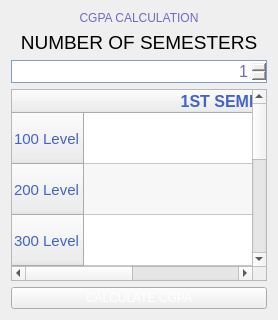
      <widget class="QWidget" name="cgpa_tab">
       <attribute name="title">
        <string>CGPA</string>
       </attribute>
       <layout class="QVBoxLayout" name="verticalLayout_3">
        <item>
         <layout class="QVBoxLayout" name="verticalLayout_2">
          <item>
           <widget class="QLabel" name="cgpacalculation">
            <property name="styleSheet">
             <string notr="true">QMainWindow{
background-color: rgb(255, 255, 255);
}
QMenuBar{
background-color: rgb(129, 157, 200);
color:white;
}

QPushButton{
background-color: rgb(129, 157, 200);
padding:15px;
border-radius:5px;
font-size:14px;
font-weight:bold;
font-family:&quot;Arial Rounded MTBold&quot;;
}
#calc_cgpabutton{
color:white;
font-size:18px;
}
#calc_cgpabutton:hover{
background-color: rgb(111, 105, 200);
color:white;
}
#cgpacalculation{
font: 20pt &quot;Arial Rounded MT Bold&quot;;
	color: rgb(111, 105, 200);
}
QLabel{
font: 14pt &quot;Arial&quot;;
color: rgb(111, 105, 200);
}
QSpinBox{
border-radius:5px;
font-size:16px;
color:rgb(111, 105, 200);
border:1px solid  rgb(129, 157, 200);
}
QTableWidget{
border:1px solid  rgb(111, 105, 200);
border-radius:10px;
}
</string>
            </property>
            <property name="text">
             <string>CGPA CALCULATION</string>
            </property>
            <property name="alignment">
             <set>Qt::AlignCenter</set>
            </property>
           </widget>
          </item>
          <item>
           <widget class="QLabel" name="label">
            <property name="font">
             <font>
              <family>Arial</family>
              <pointsize>14</pointsize>
              <weight>50</weight>
              <italic>false</italic>
              <bold>false</bold>
             </font>
            </property>
            <property name="styleSheet">
             <string notr="true">font: 14pt &quot;Arial&quot;;</string>
            </property>
            <property name="text">
             <string>NUMBER OF SEMESTERS</string>
            </property>
            <property name="textFormat">
             <enum>Qt::AutoText</enum>
            </property>
            <property name="alignment">
             <set>Qt::AlignCenter</set>
            </property>
           </widget>
          </item>
          <item>
           <widget class="QSpinBox" name="no_of_semesterspin">
            <property name="font">
             <font>
              <pointsize>-1</pointsize>
             </font>
            </property>
            <property name="styleSheet">
             <string notr="true">#no_of_semesterspin{
font-size:16px;
color:rgb(111, 105, 200);
border:1px solid  rgb(129, 157, 200);
}
</string>
            </property>
            <property name="alignment">
             <set>Qt::AlignRight|Qt::AlignTrailing|Qt::AlignVCenter</set>
            </property>
            <property name="minimum">
             <number>1</number>
            </property>
            <property name="maximum">
             <number>16</number>
            </property>
            <property name="value">
             <number>1</number>
            </property>
           </widget>
          </item>
         </layout>
        </item>
        <item>
         <layout class="QGridLayout" name="gridLayout_2">
          <item row="0" column="0">
           <widget class="QTableWidget" name="tableWidget">
            <property name="font">
             <font>
              <family>Arial</family>
              <pointsize>11</pointsize>
             </font>
            </property>
            <property name="frameShape">
             <enum>QFrame::StyledPanel</enum>
            </property>
            <property name="lineWidth">
             <number>1</number>
            </property>
            <property name="midLineWidth">
             <number>1</number>
            </property>
            <property name="alternatingRowColors">
             <bool>true</bool>
            </property>
            <property name="selectionMode">
             <enum>QAbstractItemView::SingleSelection</enum>
            </property>
            <property name="textElideMode">
             <enum>Qt::ElideRight</enum>
            </property>
            <property name="showGrid">
             <bool>true</bool>
            </property>
            <property name="gridStyle">
             <enum>Qt::SolidLine</enum>
            </property>
            <property name="rowCount">
             <number>8</number>
            </property>
            <property name="columnCount">
             <number>2</number>
            </property>
            <attribute name="horizontalHeaderDefaultSectionSize">
             <number>315</number>
            </attribute>
            <attribute name="horizontalHeaderMinimumSectionSize">
             <number>37</number>
            </attribute>
            <attribute name="verticalHeaderDefaultSectionSize">
             <number>51</number>
            </attribute>
            <row>
             <property name="text">
              <string>100 Level</string>
             </property>
             <property name="font">
              <font>
               <family>Arial</family>
               <pointsize>11</pointsize>
              </font>
             </property>
             <property name="foreground">
              <brush brushstyle="SolidPattern">
               <color alpha="255">
                <red>68</red>
                <green>99</green>
                <blue>200</blue>
               </color>
              </brush>
             </property>
            </row>
            <row>
             <property name="text">
              <string>200 Level</string>
             </property>
             <property name="font">
              <font>
               <family>Arial</family>
               <pointsize>11</pointsize>
              </font>
             </property>
             <property name="foreground">
              <brush brushstyle="SolidPattern">
               <color alpha="255">
                <red>68</red>
                <green>99</green>
                <blue>200</blue>
               </color>
              </brush>
             </property>
            </row>
            <row>
             <property name="text">
              <string>300 Level</string>
             </property>
             <property name="font">
              <font>
               <family>Arial</family>
               <pointsize>11</pointsize>
              </font>
             </property>
             <property name="foreground">
              <brush brushstyle="SolidPattern">
               <color alpha="255">
                <red>68</red>
                <green>99</green>
                <blue>200</blue>
               </color>
              </brush>
             </property>
            </row>
            <row>
             <property name="text">
              <string>400 Level</string>
             </property>
             <property name="font">
              <font>
               <family>Arial</family>
               <pointsize>11</pointsize>
              </font>
             </property>
             <property name="foreground">
              <brush brushstyle="SolidPattern">
               <color alpha="255">
                <red>68</red>
                <green>99</green>
                <blue>200</blue>
               </color>
              </brush>
             </property>
            </row>
            <row>
             <property name="text">
              <string>500 Level</string>
             </property>
             <property name="font">
              <font>
               <family>Arial</family>
               <pointsize>11</pointsize>
              </font>
             </property>
             <property name="foreground">
              <brush brushstyle="SolidPattern">
               <color alpha="255">
                <red>68</red>
                <green>99</green>
                <blue>200</blue>
               </color>
              </brush>
             </property>
            </row>
            <row>
             <property name="text">
              <string>600 Level</string>
             </property>
             <property name="font">
              <font>
               <family>Arial</family>
               <pointsize>11</pointsize>
              </font>
             </property>
             <property name="foreground">
              <brush brushstyle="SolidPattern">
               <color alpha="255">
                <red>68</red>
                <green>99</green>
                <blue>200</blue>
               </color>
              </brush>
             </property>
            </row>
            <row>
             <property name="text">
              <string>700 Level</string>
             </property>
             <property name="font">
              <font>
               <family>Arial</family>
               <pointsize>11</pointsize>
              </font>
             </property>
             <property name="foreground">
              <brush brushstyle="SolidPattern">
               <color alpha="255">
                <red>68</red>
                <green>99</green>
                <blue>200</blue>
               </color>
              </brush>
             </property>
            </row>
            <row>
             <property name="text">
              <string>800 Level</string>
             </property>
             <property name="font">
              <font>
               <family>Arial</family>
               <pointsize>11</pointsize>
              </font>
             </property>
             <property name="foreground">
              <brush brushstyle="SolidPattern">
               <color alpha="255">
                <red>68</red>
                <green>99</green>
                <blue>200</blue>
               </color>
              </brush>
             </property>
            </row>
            <column>
             <property name="text">
              <string>1ST SEMESTER</string>
             </property>
             <property name="font">
              <font>
               <family>Arial</family>
               <pointsize>12</pointsize>
               <weight>75</weight>
               <bold>true</bold>
              </font>
             </property>
             <property name="textAlignment">
              <set>AlignCenter</set>
             </property>
             <property name="foreground">
              <brush brushstyle="SolidPattern">
               <color alpha="255">
                <red>68</red>
                <green>99</green>
                <blue>200</blue>
               </color>
              </brush>
             </property>
            </column>
            <column>
             <property name="text">
              <string>2ND SEMESTER</string>
             </property>
             <property name="font">
              <font>
               <family>Arial</family>
               <pointsize>12</pointsize>
               <weight>75</weight>
               <bold>true</bold>
              </font>
             </property>
             <property name="textAlignment">
              <set>AlignCenter</set>
             </property>
             <property name="foreground">
              <brush brushstyle="SolidPattern">
               <color alpha="255">
                <red>68</red>
                <green>99</green>
                <blue>200</blue>
               </color>
              </brush>
             </property>
            </column>
            <item row="0" column="0">
             <property name="text">
              <string/>
             </property>
             <property name="font">
              <font>
               <family>Arial</family>
               <pointsize>14</pointsize>
              </font>
             </property>
             <property name="textAlignment">
              <set>AlignTrailing|AlignVCenter</set>
             </property>
            </item>
            <item row="0" column="1">
             <property name="font">
              <font>
               <family>Arial</family>
               <pointsize>14</pointsize>
              </font>
             </property>
             <property name="textAlignment">
              <set>AlignTrailing|AlignVCenter</set>
             </property>
            </item>
            <item row="1" column="0">
             <property name="font">
              <font>
               <family>Arial</family>
               <pointsize>14</pointsize>
              </font>
             </property>
             <property name="textAlignment">
              <set>AlignTrailing|AlignVCenter</set>
             </property>
            </item>
            <item row="1" column="1">
             <property name="font">
              <font>
               <family>Arial</family>
               <pointsize>14</pointsize>
              </font>
             </property>
             <property name="textAlignment">
              <set>AlignTrailing|AlignVCenter</set>
             </property>
            </item>
            <item row="2" column="0">
             <property name="font">
              <font>
               <family>Arial</family>
               <pointsize>14</pointsize>
              </font>
             </property>
             <property name="textAlignment">
              <set>AlignTrailing|AlignVCenter</set>
             </property>
            </item>
            <item row="2" column="1">
             <property name="font">
              <font>
               <family>Arial</family>
               <pointsize>14</pointsize>
              </font>
             </property>
             <property name="textAlignment">
              <set>AlignTrailing|AlignVCenter</set>
             </property>
            </item>
            <item row="3" column="0">
             <property name="font">
              <font>
               <family>Arial</family>
               <pointsize>14</pointsize>
              </font>
             </property>
             <property name="textAlignment">
              <set>AlignTrailing|AlignVCenter</set>
             </property>
            </item>
            <item row="3" column="1">
             <property name="font">
              <font>
               <family>Arial</family>
               <pointsize>14</pointsize>
              </font>
             </property>
             <property name="textAlignment">
              <set>AlignTrailing|AlignVCenter</set>
             </property>
            </item>
            <item row="4" column="0">
             <property name="font">
              <font>
               <family>Arial</family>
               <pointsize>14</pointsize>
              </font>
             </property>
             <property name="textAlignment">
              <set>AlignTrailing|AlignVCenter</set>
             </property>
            </item>
            <item row="4" column="1">
             <property name="font">
              <font>
               <family>Arial</family>
               <pointsize>14</pointsize>
              </font>
             </property>
             <property name="textAlignment">
              <set>AlignTrailing|AlignVCenter</set>
             </property>
            </item>
            <item row="5" column="0">
             <property name="font">
              <font>
               <family>Arial</family>
               <pointsize>14</pointsize>
              </font>
             </property>
             <property name="textAlignment">
              <set>AlignTrailing|AlignVCenter</set>
             </property>
            </item>
            <item row="5" column="1">
             <property name="font">
              <font>
               <family>Arial</family>
               <pointsize>14</pointsize>
              </font>
             </property>
             <property name="textAlignment">
              <set>AlignTrailing|AlignVCenter</set>
             </property>
            </item>
            <item row="6" column="0">
             <property name="font">
              <font>
               <family>Arial</family>
               <pointsize>14</pointsize>
              </font>
             </property>
             <property name="textAlignment">
              <set>AlignTrailing|AlignVCenter</set>
             </property>
            </item>
            <item row="6" column="1">
             <property name="font">
              <font>
               <family>Arial</family>
               <pointsize>14</pointsize>
              </font>
             </property>
             <property name="textAlignment">
              <set>AlignTrailing|AlignVCenter</set>
             </property>
            </item>
            <item row="7" column="0">
             <property name="font">
              <font>
               <family>Arial</family>
               <pointsize>14</pointsize>
              </font>
             </property>
             <property name="textAlignment">
              <set>AlignTrailing|AlignVCenter</set>
             </property>
            </item>
            <item row="7" column="1">
             <property name="font">
              <font>
               <family>Arial</family>
               <pointsize>14</pointsize>
              </font>
             </property>
             <property name="textAlignment">
              <set>AlignTrailing|AlignVCenter</set>
             </property>
            </item>
           </widget>
          </item>
         </layout>
        </item>
        <item>
         <widget class="QPushButton" name="calc_cgpabutton">
          <property name="styleSheet">
           <string notr="true">#calc_cgpabutton{
color: rgb(255, 255, 255);
}
#calc_cgpabutton:hover{
background-color: rgb(111, 105, 200);
color:white;
}</string>
          </property>
          <property name="text">
           <string>CALCULATE CGPA</string>
          </property>
         </widget>
        </item>
       </layout>
      </widget>
